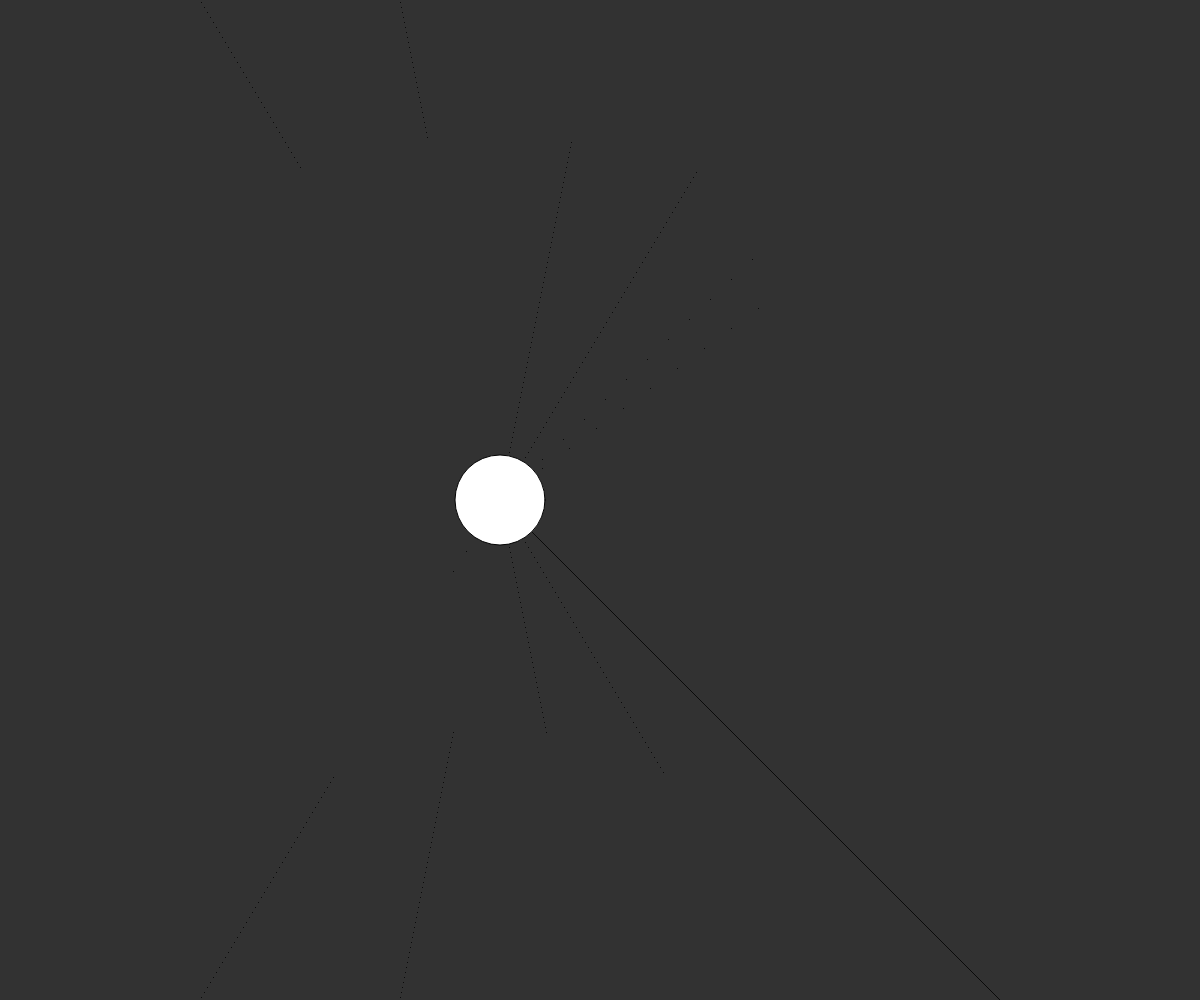
Frame 1 (no input)
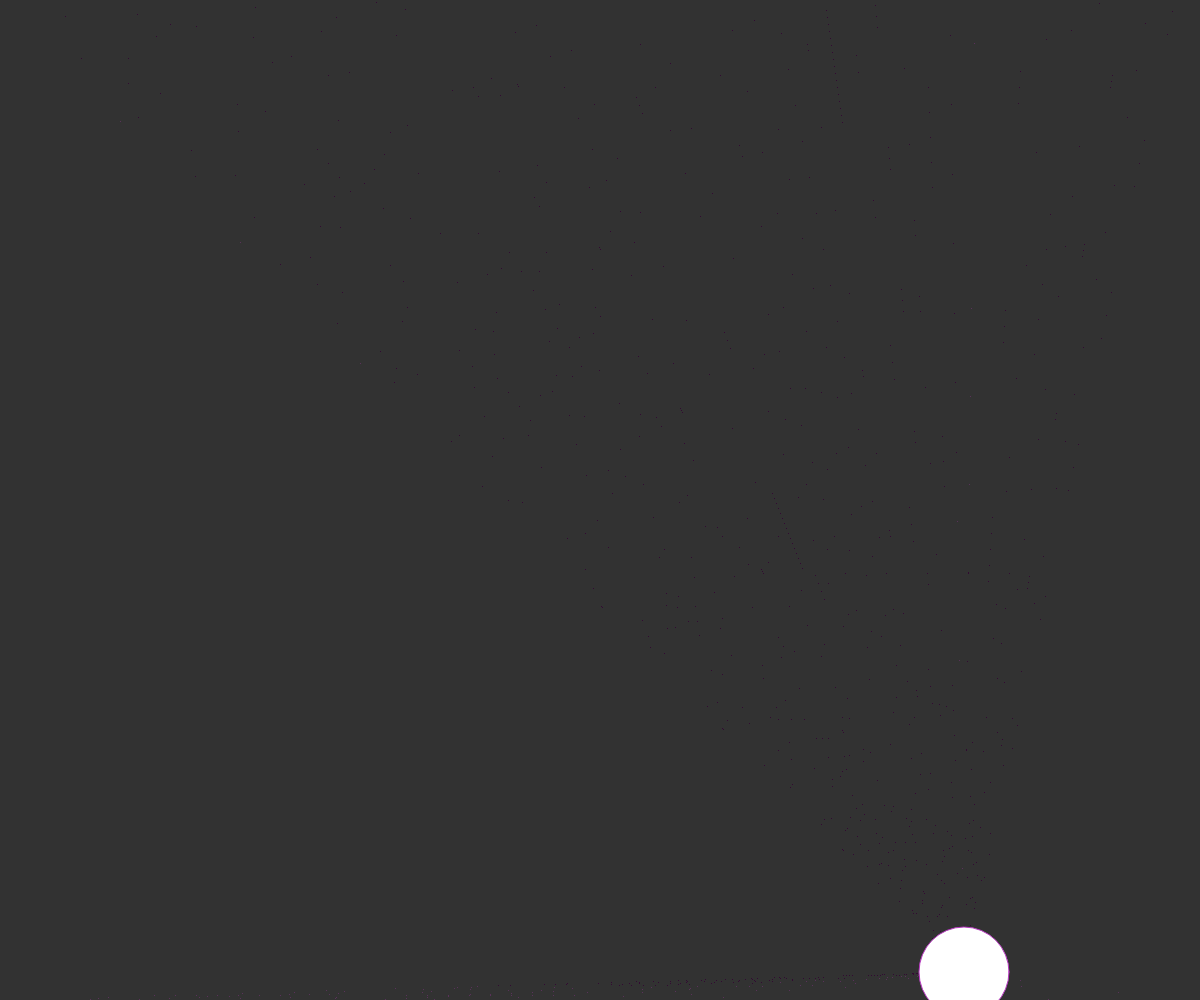
Frame 60 (no input)
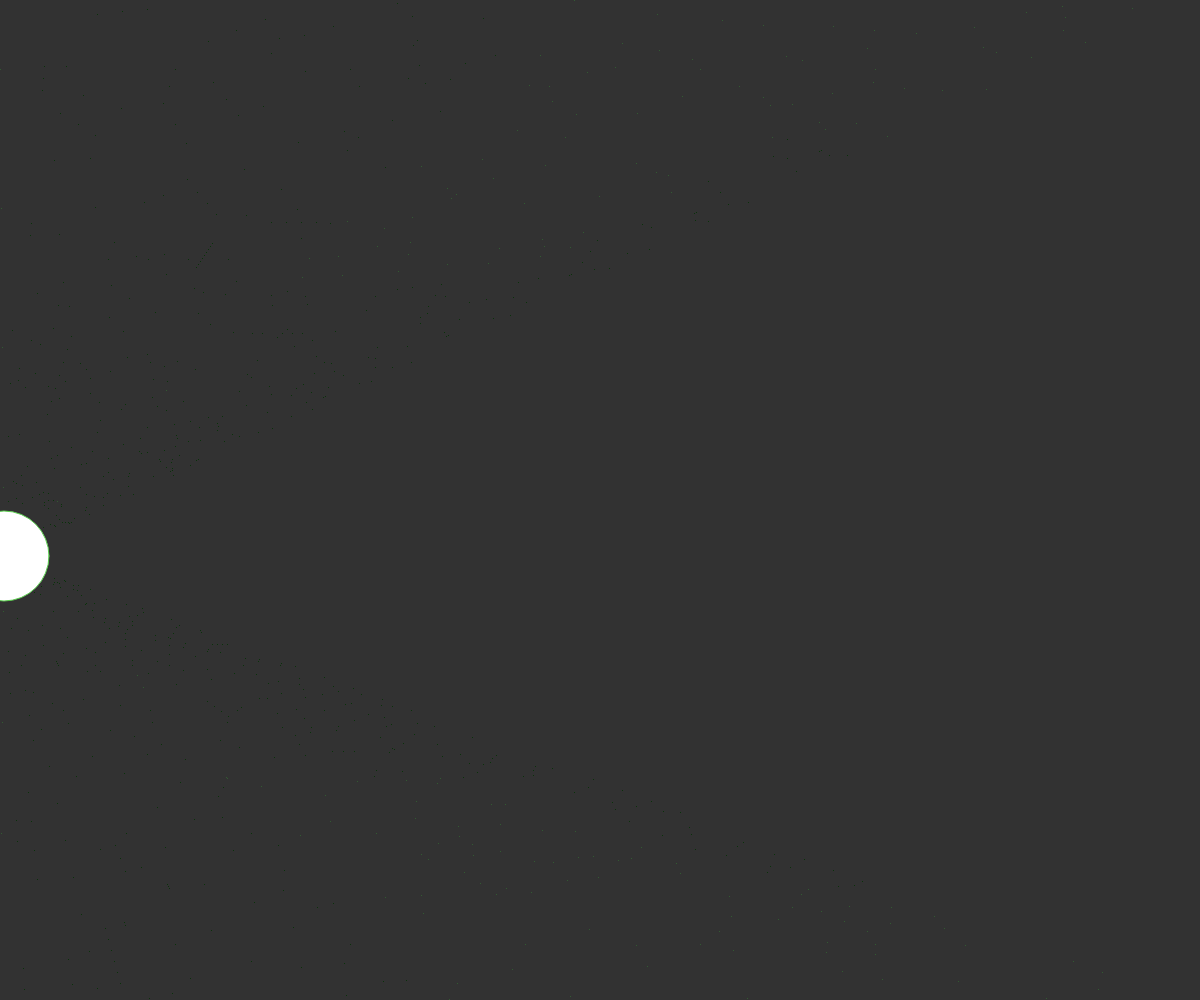
Frame 120 (the mouse pressed at the canvas centre since frame 60)

The p5.js sketch that drew these frames (run headless with seeded random() and noise() and a simulated clock; from frame 60 on, the mouse is pressed at the canvas centre):

// p5.js sketch
// ── sketch.js

var xspeed = 16;
var yspeed = 8;
var ballx = 500;
var bally = 500;
var gravity = 1.1;

function setup() {
  createCanvas(windowWidth, windowHeight);
 
}

function draw() {
   smooth();
  background(50);
  fill(255);
  var count = 0;
  var wave = sin(radians(frameCount));
  var mappedWavex = map(wave,-1,1,0,0.5);
  var mappedWave1 = map(wave,-1,1,0,width);

  for (var x = 0; x < width; x+=25) {
    for (var y = 0; y < height; y+=25) {
      //stroke(count,count*2,count*0.5);
      strokeWeight(0.01);
      line(x, 0, ballx, bally);
      line(x,height,ballx,bally);
      
     
      
      strokeWeight(1);
      //point(x,y);
      
      //point(x,ballx);
      //point(height,bally);
      
      

    }
  }
  strokeWeight(1);
  
  ellipse(ballx,bally, 90,90);
  ballx+=xspeed;
  bally+=yspeed;

  if (bally > height) {
    yspeed = -yspeed;
    stroke(random(255),random(255),random(255));
  } 
  if (bally < 0) {
    yspeed = -yspeed;
    stroke(random(255),random(255),random(255));
  }
  if (ballx > width) {
    xspeed = -xspeed;
    stroke(random(255),random(255),random(255));
  }
  if (ballx < 0) {
    xspeed = -xspeed;
    stroke(random(255),random(255),random(255));
  }
 
  
}
